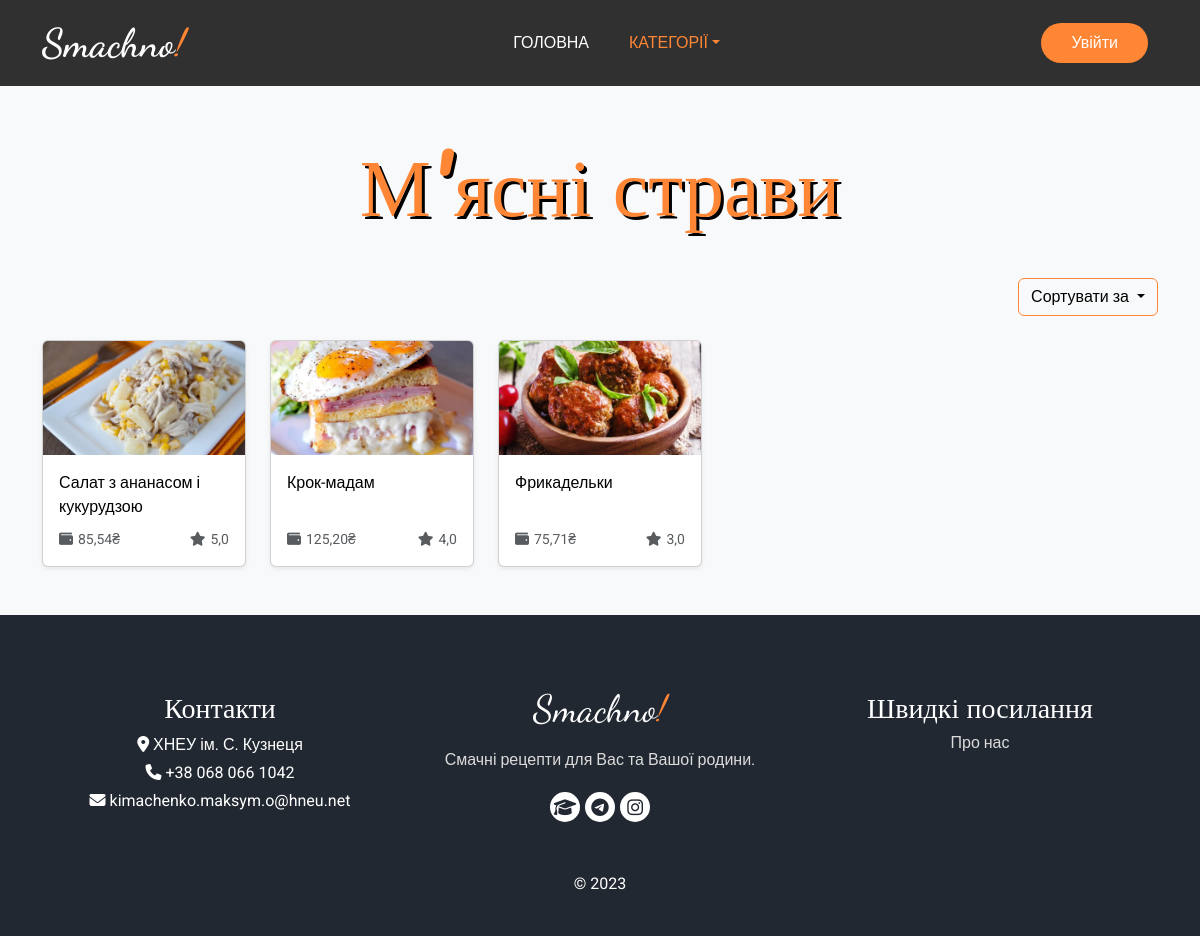
Page /category/miasni-stravy on the earlier database version.
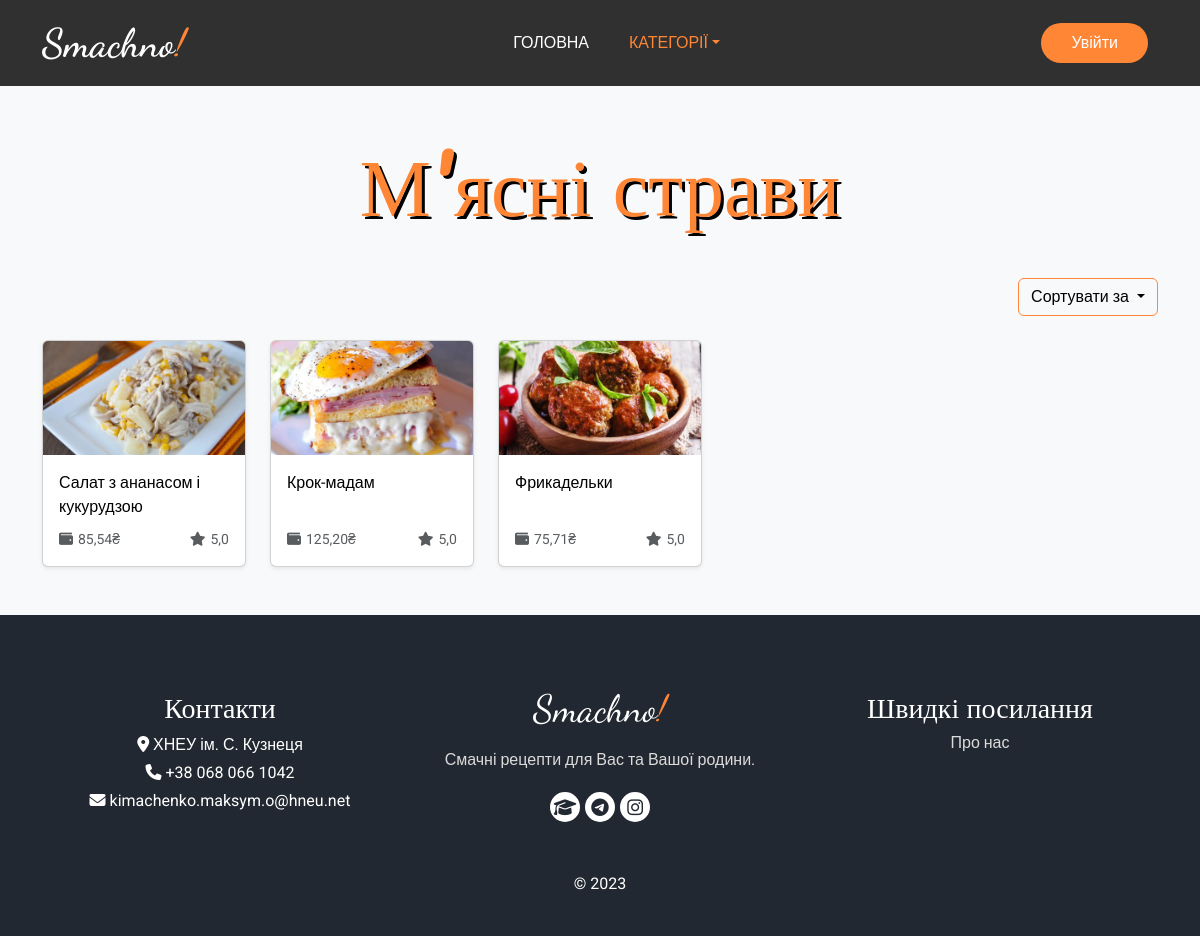
Same page on the later database version.
### recipes/models.py (models this page shows, shortened)
class Recipe(models.Model):
    def get_preview_path(self, filename):
        path = 'images\\' + date(localtime(self.created), 'ymd-Hi-') + translit(self.title).replace(' ', '-') + '/cover.webp'
        return path
    preview = ResizedImageField(verbose_name='Фото-прев\'ю', upload_to=get_preview_path, size=[1920, 1080], crop=['middle', 'center'], quality=100, force_format='WEBP')
    folder_path = models.FilePathField('Шлях до папки з фото', max_length=128)
    title = models.CharField('Назва', max_length=100, unique=True)
    slug = models.CharField('Посилання', max_length=128)
    description = CKEditor5Field('Детальний рецепт', config_name='extends')
    cooking_time = models.CharField('Час приготування', max_length=30)
    portions = models.IntegerField('Кількість порцій')
    created = models.DateTimeField('Дата публікації', auto_now_add=True)
    modified = models.DateTimeField('Дата редагування', auto_now=True)
    likes = models.ManyToManyField(settings.AUTH_USER_MODEL, verbose_name='Уподобали', related_name='like_recipe')
    total_price = models.DecimalField('Вартість', max_digits=6, decimal_places=2, null=True)
    avg_rating = models.DecimalField('Оцінка', max_digits=2, decimal_places=1, default=5)
    category = models.ManyToManyField(Category, verbose_name='Категорії')
    class Meta:
        db_table = 'Recipes'
        verbose_name = 'Рецепт'
        verbose_name_plural = 'Рецепти'

### recipes/views.py (the view)
# urls.py: path('category/<str:slug>', views.CategoryRecipes.as_view(), name='category_recipes'),
class CategoryRecipes(View):
    def get(self, request, slug):
        category = Category.objects.get(slug=slug)
        category_recipes = Recipe.objects.filter(category__name=category.name)
        categories = Category.objects.all()
        return render(request, "recipes/category.html", {'category_recipes': category_recipes, 'category': category, 'categories': categories})

### templates/recipes/category.html (shortened to what the changed rows need)
{% load static %}
<!DOCTYPE html>
<html lang="uk">
<head>
  <link rel="stylesheet" href="https://cdnjs.cloudflare.com/ajax/libs/bootstrap/5.3.0/css/bootstrap.min.css" />
  <link rel="stylesheet" href="https://cdnjs.cloudflare.com/ajax/libs/font-awesome/6.4.0/css/all.min.css" />
  <link rel="stylesheet" href="{% static 'recipes/css/category.css' %}" />
</head>
<body>
  <div class="py-5 bg-light">
    <div class="container">
      <div class="heading_container heading_center">
        <h1> {{ category.name }} </h1>
      </div>
      <br><br>
      <div class="row">
        <section class="col-md-12">
          <div class="row recipe-container row-cols-xs-1 row-cols-md-4 row-cols-lg-5 g-4">
            {% for recipe in category_recipes reversed %}
            <div class="col recipe-item" data-id="{{ recipe.id }}" data-rating="{{ recipe.avg_rating }}"
              data-worth="{{ recipe.total_price }}">
              <div class="card shadow-sm">
                <a href="{% url 'recipe_detail' recipe.slug %}">
                  <img class="card-img-top" src="{{ recipe.preview.url }}">
                </a>
                <div class="card-body d-flex flex-column justify-content-between">
                  <a href="{% url 'recipe_detail' recipe.slug %}" style="text-decoration: none; color:black;">
                    <p class="card-text" style="margin-bottom: 10px;">{{ recipe.title }}</p>
                  </a>
                  <div class="d-flex justify-content-between align-items-center">
                    <small class="text-muted">
                      <i class="fa-solid fa-wallet" style="margin-right: 5px;" title="Вартість приготування"></i>{{ recipe.total_price }}₴
                    </small>
                    <small class="text-muted">
                      <i class="fa-solid fa-star" style="margin-right: 5px; margin-left: 5px;" title="Оцінка"></i>{{ recipe.avg_rating }}
                    </small>
                  </div>
                </div>
              </div>
            </div>
            {% endfor %}
          </div>
        </section>
      </div>
    </div>
  </div>
</body>
</html>

Differences in the rows shown:
changed Recipe "Крок-мадам": avg_rating "4,0" → "5,0"
changed Recipe "Фрикадельки": avg_rating "3,0" → "5,0"
